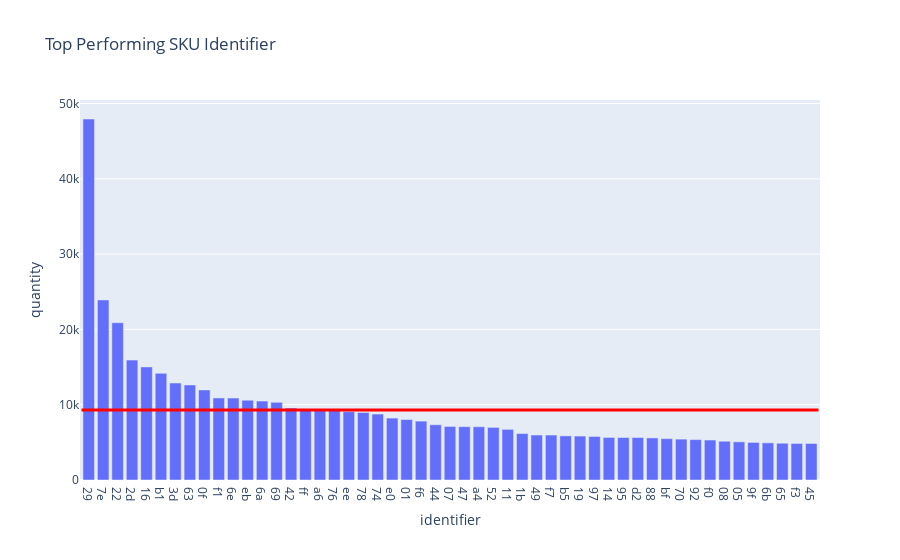

Write notebook code for a chart like this one.
### Markdown cell above
From the distribution plot above, we migh conclude that the sales distribution plot is right-skewed. 

- Most values are concentrated on the left side of the distribution: This could suggest that the majority of product sold are in a lower range.

- There are some very high values: While most values are concentrated on the left side of the distribution, a right-skewed histogram may also indicate that there are some very high values on the right side, which could be important to identify and investigate further.

- Potential outliers: A right-skewed histogram may suggest that there are outliers on the right side of the distribution that need to be investigated further. Outliers could indicate issues with data quality, measurement error, or other factors that may be impacting the business metrics.

**Pareto Analysis**

Based on the result we acquired, the top 20% or 51 SKU identifier are accounted for the 59% of average sales. On the other hand, the other 205 SKU identifier are only accounted 41% of average sales. Though it is not exactly the same number with the pareto principle, but still the number shows that there are group of SKU identifier that accounted for more than the half of total sales.

### Code cell
group = explore.groupby('identifier')['quantity'].mean().sort_values(ascending=False).reset_index()
# Pareto Principle to pick the top 20%
threshold = int(len(group)*0.2)
group_20 = group.head(threshold)

# Creating the Bar Plot of top 20%
fig = px.bar(group_20, x='identifier', y='quantity', title = "Top Performing SKU Identifier")

# Extracting the mean value into the horizontal line of the top 20%
mean_val = group_20['quantity'].mean()
fig.add_shape(type="line",
              x0=-0.5, x1=len(group_20)-0.5,
              y0=mean_val, y1=mean_val,
              line=dict(color="red", width=3))

fig.show()

# Extracting top 20% performer SKU that is perform above the average
print('Most top performing SKU Group with {:.2f} threshold'.format(mean_val))
top_sku = group_20[group_20['quantity'] > mean_val]
print(top_sku)

### Figure 1 — Plotly figure (JSON) as saved in the notebook; plotly's stock layout.template omitted (floating-point values rounded to 4 significant figures)
{"data": [{"alignmentgroup": "True", "hovertemplate": "identifier=%{x}<br>quantity=%{y}<extra></extra>", "legendgroup": "", "marker": {"color": "#636efa", "pattern": {"shape": ""}}, "name": "", "offsetgroup": "", "orientation": "v", "showlegend": false, "textposition": "auto", "type": "bar", "x": ["29", "7e", "22", "2d", "16", "b1", "3d", "63", "0f", "f1", "6e", "eb", "6a", "69", "42", "ff", "a6", "76", "ee", "78", "74", "e0", "01", "f6", "44", "07", "47", "a4", "52", "11", "1b", "49", "f7", "b5", "19", "97", "14", "95", "d2", "88", "bf", "70", "92", "f0", "08", "05", "9f", "6b", "65", "f3", "45"], "xaxis": "x", "y": [47940.0, 23910.0, 20890.0, 15930.0, 15020.0, 14170.0, 12870.0, 12620.0, 11960.0, 10900.0, 10880.0, 10600.0, 10490.0, 10310.0, 9553.0, 9391.0, 9377.0, 9357.0, 9075.0, 8972.0, 8749.0, 8223.0, 8030.0, 7821.0, 7337.0, 7114.0, 7083.0, 7073.0, 6983.0, 6725.0, 6173.0, 5975.0, 5969.0, 5858.0, 5834.0, 5783.0, 5652.0, 5641.0, 5640.0, 5588.0, 5492.0, 5428.0, 5365.0, 5308.0, 5149.0, 5070.0, 4991.0, 4938.0, 4884.0, 4851.0, 4850.0], "yaxis": "y"}], "layout": {"barmode": "relative", "legend": {"tracegroupgap": 0}, "shapes": [{"line": {"color": "red", "width": 3}, "type": "line", "x0": -0.5, "x1": 50.5, "y0": 9290.0, "y1": 9290.0}], "title": {"text": "Top Performing SKU Identifier"}, "xaxis": {"anchor": "y", "domain": [0, 1], "title": {"text": "identifier"}}, "yaxis": {"anchor": "x", "domain": [0, 1], "title": {"text": "quantity"}}}}
